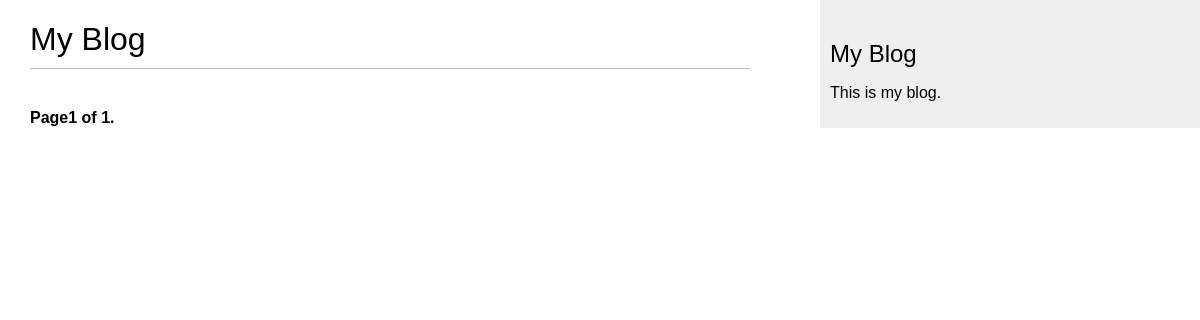
Page /blog/ on the earlier database version.
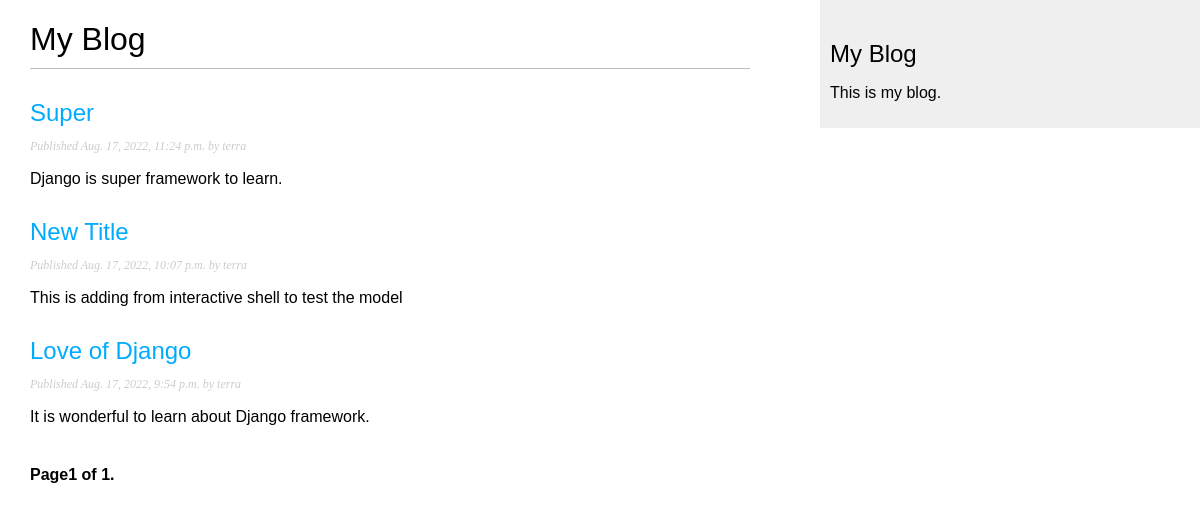
Same page on the later database version.
### blog/models.py (models this page shows, shortened)
class Post(models.Model):
    STATUS_CHOICE = (('draft', 'Draft'), ('published', 'Published'),)
    title = models.CharField(max_length=250)
    slug = models.SlugField(max_length=250, unique_for_date='publish')
    author = models.ForeignKey(User, on_delete=models.CASCADE, related_name='blog_posts')
    body = models.TextField()
    publish = models.DateTimeField(default=timezone.now)
    created = models.DateTimeField(auto_now_add=True)
    updated = models.DateTimeField(auto_now=True)
    status = models.CharField(max_length=10, choices=STATUS_CHOICE, default='draft')
    objects = models.Manager()  # the default manager
    published = PublishedManager()  # our customer manager
    class Meta:
        ordering = ('-publish',)
    def get_absolute_url(self):
        return reverse('blog:post_detail', args=[self.publish.year, self.publish.month, self.publish.day, self.slug])

### blog/views.py (the view)
# urls.py: path('', views.PostListView.as_view(), name='post_list'),
class PostListView(ListView):
    queryset = Post.published.all()
    context_object_name = 'posts'
    paginate_by = 3
    template_name = 'blog/post/list.html'

### blog/templates/blog/post/list.html (shortened to what this page needs)
{% extends 'base.html' %}
{% block content %}
    <h1>My Blog</h1>
    {% for post in posts %}
        <h2><a href="{{post.get_absolute_url}}">{{post.title}}</a></h2>
        <p class="date">
            Published {{post.publish}} by {{post.author}}
        </p>
        {{post.body|truncatewords:30|linebreaks}}
    {% endfor %}
    {% include "pagination.html" with page=page_obj %}
{% endblock  %}

Differences in the rows shown:
added Post: title "Super", publish "Aug. 17, 2022, 11:24 p.m.", author "terra", body "Django is super framework to learn."
now on this page (row edited): Post: title "New Title", publish "Aug. 17, 2022, 10:07 p.m.", author "terra", body "This is adding from interactive shell to test the model"
now on this page (row edited): Post: title "Love of Django", publish "Aug. 17, 2022, 9:54 p.m.", author "terra", body "It is wonderful to learn about Django framework."
